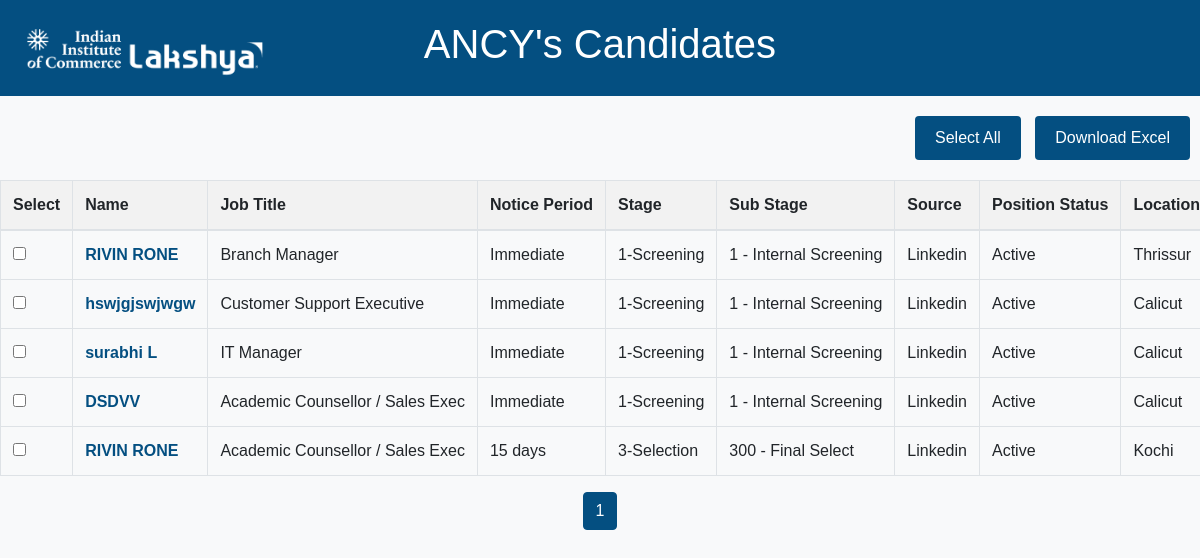
Screenshot of /interviewers/ANCY/ (signed in) with the database file from the repository.
### candidates/models.py (models this page shows, shortened)
class Interviewer(models.Model):
    name = models.CharField(max_length=100)
    def __str__(self):
        return self.name

class Candidate(models.Model):
    name = models.CharField(max_length=100)
    job_title = models.ForeignKey(JobTitle, on_delete=models.CASCADE)
    notice_period = models.CharField(max_length=100, null=True, blank=True)
    stage = models.CharField(max_length=100, null=True, blank=True)
    sub_stage = models.CharField(max_length=100, null=True, blank=True)
    source = models.CharField(max_length=100, null=True, blank=True)
    position_status = models.CharField(max_length=100, null=True, blank=True)
    location = models.ForeignKey(Location, on_delete=models.CASCADE)
    interview_status = models.CharField(max_length=100, null=True, blank=True)
    interview_date = models.DateField(null=True, blank=True)
    interviewer = models.ForeignKey(Interviewer, on_delete=models.CASCADE)
    resume = models.FileField(upload_to='resumes/')
    sourcer = models.CharField(max_length=100, null=True, blank=True)
    contact_number = models.CharField(max_length=100)
    email_id = models.CharField(max_length=100)
    current_company = models.CharField(max_length=100, null=True, blank=True)
    current_position = models.CharField(max_length=100, null=True, blank=True)
    experience_years_months = models.CharField(max_length=100, null=True, blank=True)
    relevant_experience = models.CharField(max_length=100, null=True, blank=True)
    current_salary_lpa = models.CharField(max_length=100, null=True, blank=True)
    expected_salary_lpa = models.CharField(max_length=100, null=True, blank=True)
    other_offers_lpa = models.CharField(max_length=100, null=True, blank=True)
    last_working_day = models.CharField(max_length=100, null=True, blank=True)
    internal_screening = models.DateField(null=True, blank=True)
    date_of_interview_2 = models.DateField(null=True, blank=True)
    date_of_interview_3 = models.DateField(null=True, blank=True)
    remark = models.TextField(null=True, blank=True)
    evaluation_link = models.URLField(max_length=200, null=True, blank=True)
    joined_date = models.DateField(null=True, blank=True)

class JobTitle(models.Model):
    name = models.CharField(max_length=255)
    def __str__(self):
        return self.name

class Location(models.Model):
    name = models.CharField(max_length=255)
    def __str__(self):
        return self.name

### candidates/views.py (the view)
# urls.py: path('interviewers/<str:interviewer>/', login_required(interviewer_candidates), name='interviewer_candidates'),
@login_required
def interviewer_candidates(request, interviewer):
    interviewer_obj = get_object_or_404(Interviewer, name=interviewer)
    candidates = Candidate.objects.filter(interviewer=interviewer_obj)
    location = request.GET.get('location')
    if location:
        candidates = candidates.filter(location=location)
    paginator = Paginator(candidates, 100)  # Show 100 candidates per page
    page_number = request.GET.get('page')
    try:
        candidates = paginator.page(page_number)
    except PageNotAnInteger:
        candidates = paginator.page(1)
    except EmptyPage:
        candidates = paginator.page(paginator.num_pages)
    return render(request, 'interviewer_candidates.html', {
        'candidates': candidates,
        'interviewer': interviewer_obj,
        'location_choices': LOCATION_CHOICES,
    })

### candidates/templates/interviewer_candidates.html (shortened to what this page needs)
{% load static %}
<!DOCTYPE html>
<html lang="en">
<head>
    <link rel="stylesheet" href="https://maxcdn.bootstrapcdn.com/bootstrap/4.5.2/css/bootstrap.min.css">
</head>
<body>
<header>
    <a href="{% url 'home' %}">
        <img src="{% static 'candidates/logoo.png' %}" alt="Hire-Pro Logo" class="logo">
    </a>
    <h1>{{ interviewer }}'s Candidates</h1>
</header>
<div class="button-container">
    <button id="selectAllBtn">Select All</button>
    <button id="downloadBtn">Download Excel</button>
</div>
<div id="table-container" class="table-responsive">
    <table class="table table-bordered">
        <thead>
            <tr>
                <th>Select</th>
                <th>Name</th>
                <th>Job Title</th>
                <th>Notice Period</th>
                <th>Stage</th>
                <th>Sub Stage</th>
                <th>Source</th>
                <th>Position Status</th>
                <th>Location</th>
            </tr>
        </thead>
        <tbody id="table-body">
            {% for candidate in candidates %}
            <tr>
                <td><input type="checkbox" name="selectedCandidates" value="{{ candidate.id }}"></td>
                <td><a href="{% url 'candidate_detail' candidate_id=candidate.id %}" target="_blank">{{ candidate.name }}</a></td>
                <td>{{ candidate.job_title }}</td>
                <td>{{ candidate.notice_period }}</td>
                <td>{{ candidate.stage }}</td>
                <td>{{ candidate.sub_stage }}</td>
                <td>{{ candidate.source }}</td>
                <td>{{ candidate.position_status }}</td>
                <td>{{ candidate.location }}</td>
            </tr>
            {% endfor %}
        </tbody>
    </table>
</div>
<nav>
    <ul id="pagination" class="pagination justify-content-center">
    </ul>
</nav>
</body>
</html>

### candidates/templates/interviewer_candidates.html (style rules this page uses)
body { font-family: Arial, sans-serif; background-color: #f8f9fa; margin: 0; padding-bottom: 50px; color: #333; }
header { background-color: #044f81; color: #fff; text-align: center; padding: 20px 0; margin-bottom: 20px; position: relative; }
.logo { width: 250px; margin-right: 10px; position: absolute; top: 50%; transform: translateY(-50%); left: 20px; filter: brightness(0) invert(1); }
.table-responsive { overflow-x: auto; }
.table { border-collapse: collapse; width: 100%; }
th, td { border: 1px solid #ddd; padding: 8px; text-align: left; white-space: nowrap; }
th { background-color: #f2f2f2; }
#selectAllBtn, #downloadBtn { background-color: #044f81; color: white; padding: 10px 20px; border: none; border-radius: 4px; cursor: pointer; margin-right: 10px; }
td a { color: #044f81; font-weight: bold; text-decoration: none; }
.button-container { margin: 20px 0; text-align: right; }
.pagination { display: flex; justify-content: center; padding-left: 0; list-style: none; border-radius: 0.25rem; }

### rows the page displays
Interviewer: name "ANCY"
Candidate: name "RIVIN RONE", job_title "Branch Manager", notice_period "Immediate", stage "1-Screening", sub_stage "1 - Internal Screening", source "Linkedin", position_status "Active", location "Thrissur"
Candidate: name "hswjgjswjwgw", job_title "Customer Support Executive", notice_period "Immediate", stage "1-Screening", sub_stage "1 - Internal Screening", source "Linkedin", position_status "Active", location "Calicut"
Candidate: name "surabhi L", job_title "IT Manager", notice_period "Immediate", stage "1-Screening", sub_stage "1 - Internal Screening", source "Linkedin", position_status "Active", location "Calicut"
Candidate: name "DSDVV", job_title "Academic Counsellor / Sales Exec", notice_period "Immediate", stage "1-Screening", sub_stage "1 - Internal Screening", source "Linkedin", position_status "Active", location "Calicut"
Candidate: name "RIVIN RONE", job_title "Academic Counsellor / Sales Exec", notice_period "15 days", stage "3-Selection", sub_stage "300 - Final Select", source "Linkedin", position_status "Active", location "Kochi"
